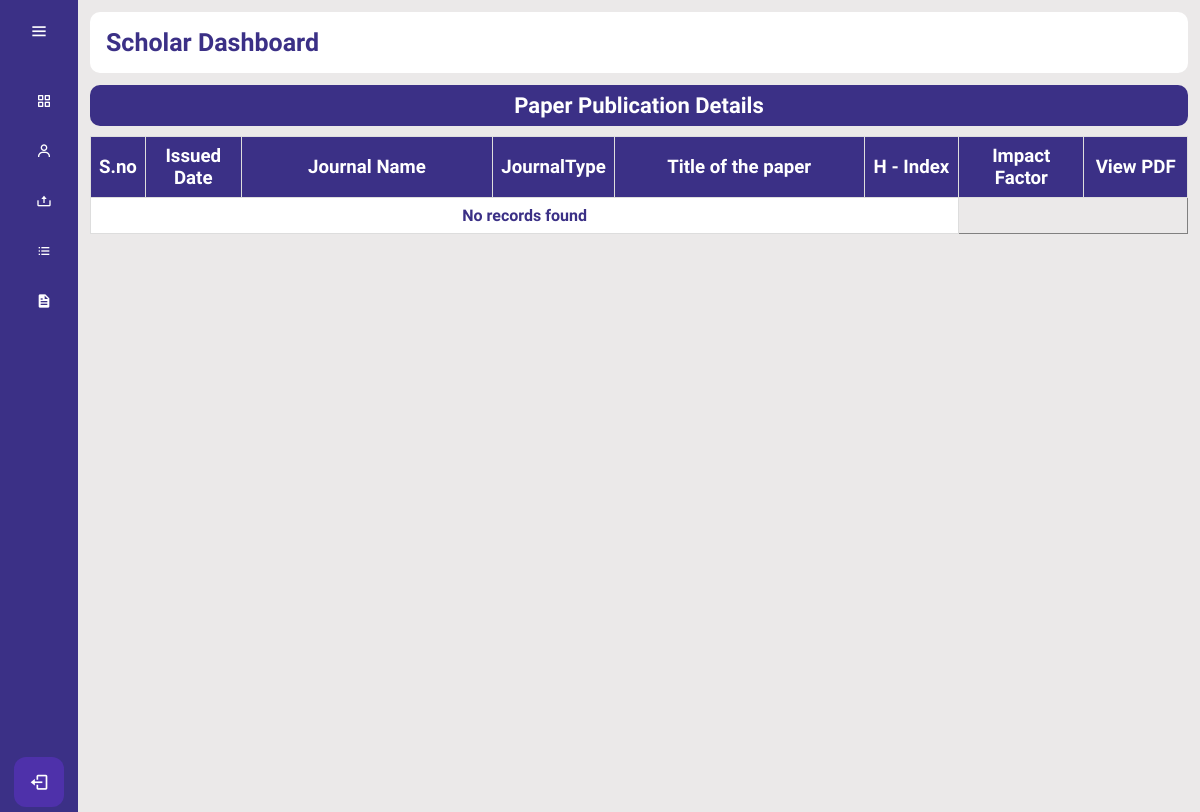
Page /SD/view.php (signed in) on the earlier database version.
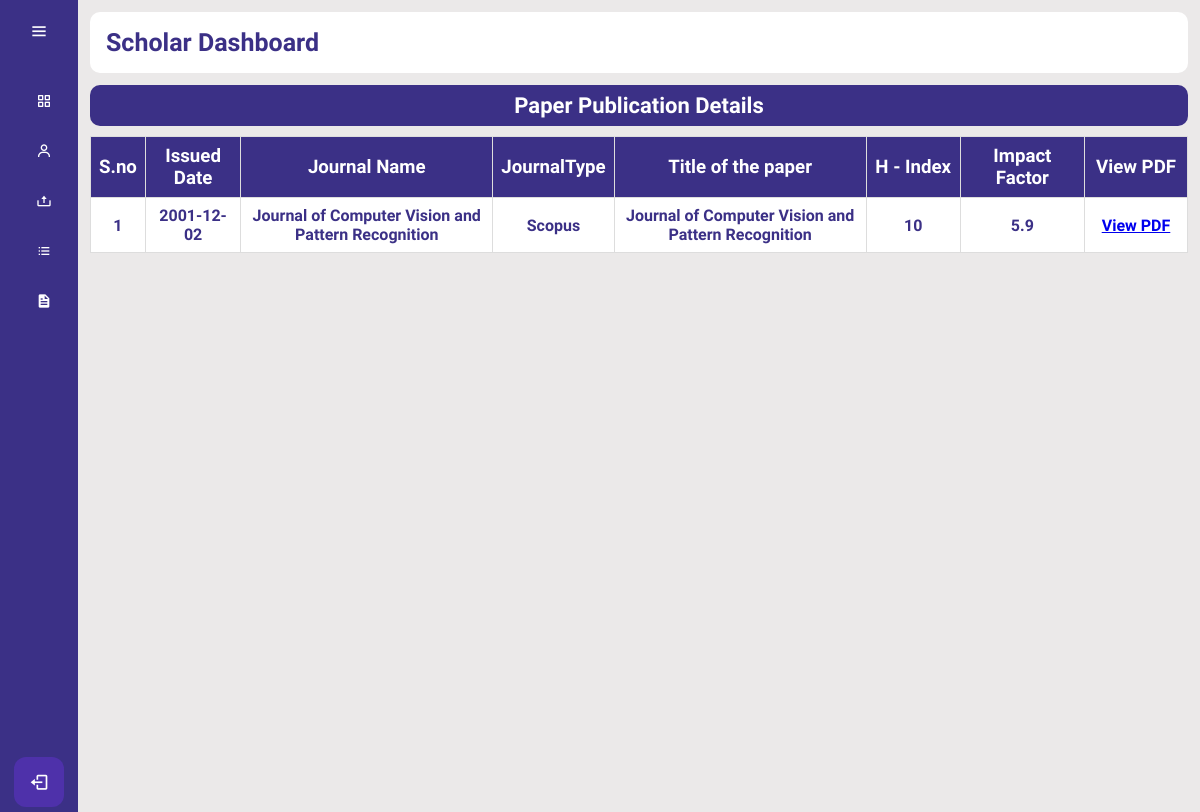
Same page on the later database version.
### tables this page shows
CREATE TABLE IF NOT EXISTS `journal_details` (
  `appid` varchar(255) NOT NULL,
  `s_id` varchar(255) NOT NULL,
  `Name` varchar(50) NOT NULL,
  `GuideName` varchar(50) NOT NULL,
  `JournalName` varchar(50) NOT NULL,
  `HIndex` int NOT NULL,
  `JournalType` varchar(100) NOT NULL,
  `PaperTitle` varchar(50) NOT NULL,
  `ImpactFactor` varchar(50) NOT NULL,
  `IssueDate` date NOT NULL,
  `file` blob NOT NULL
);

### SD/view.php (the view, shortened to what this page needs)
<?php
if ($_SESSION['s_id'] && $_SESSION['position'] == 'stud') {
?>
    <!DOCTYPE html>
    <html lang="en" dir="ltr">
    <head>
</head>
        <link rel="stylesheet" href="dstyle.css">
    </head>
    <body>
        <?php include "dashboard.php"; ?>
        <div class="viewfile">
            <div class="viewfile_1">
                <header>Paper Publication Details</header>
                <table border="1">
                    <tr>
                        <th width="5%">S.no</th>
                        <th width="9%">Issued Date</th>
                        <th width="25%">Journal Name</th>
                        <th width="5%">JournalType</th>
                        <th width="25%">Title of the paper</th>
                        <th width="9%">H - Index</th>
                        <th width="12%">Impact Factor</th>
                        <th width="10%">View PDF</th>
                    </tr>
                    <?php
                    include("../database/dbase.php");
                    $id = $_SESSION['s_id'];
                    $serialNumber = 1;
                    $sql = "SELECT s_id, IssueDate, JournalName, JournalType, PaperTitle, HIndex, ImpactFactor, file FROM journal_details WHERE s_id='$id'";
                    $result = mysqli_query($cn, $sql);
                    if (mysqli_num_rows($result) > 0) {
                        while ($row = mysqli_fetch_assoc($result)) {
                            echo "<tr>";
                            echo "<td>" . $serialNumber . "</td>";
                            echo "<td>" . $row["IssueDate"] . "</td>";
                            echo "<td>" . $row["JournalName"] . "</td>";
                            echo "<td>" . $row["JournalType"] . "</td>";
                            echo "<td>" . $row["PaperTitle"] . "</td>";
                            echo "<td>" . $row["HIndex"] . "</td>";
                            echo "<td>" . $row["ImpactFactor"] . "</td>";
                            echo "<td><a href='" . $row["file"] . "' target='_blank'>View PDF</a></td>";
                            echo "</tr>";
                            $serialNumber++;
                        }
                    } else {
                        echo "<tr><td colspan='6'>No records found</td></tr>";
                    }
                    ?>
                </table>
            </div>
        </div>
    </body>
    </html>
<?php
} else {
    header("location:../Login/index.php");
}
?>

Differences in the rows shown:
added journal_details: IssueDate "2001-12-02", JournalName "Journal of Computer Vision and Pattern Recognition", JournalType "Scopus", PaperTitle "Journal of Computer Vision and Pattern Recognition", HIndex "10", ImpactFactor "5.9"
Other differences:
text no longer shown: "No records found"
